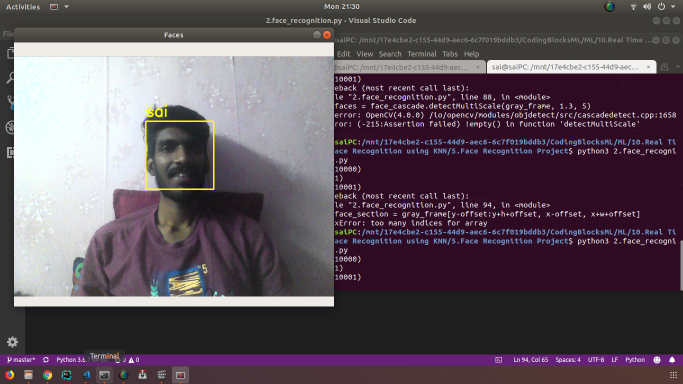
#> input picture 10.Real Time Face Recognition using KNN/5.Face Recognition Project/FaceRecognitionOut.png, 1366 x 768 px, given in place of the camera (shown at 1/2 size)
$ python 1.data_collect.py
#> lines starting #> are read from the running program, lines starting #| are printed output that depends on the picture; after the words box and inside, x2 and y2 are one past the last pixel; in counts of white or black regions, pixels touching at a corner belong together
# Write a Python Script that captures images from your webcam video stream
# Extracts all Faces from the image frame (using haarcascades)
# Stores the Face information into numpy arrays

# 1. Read and show video stream, capture images
# 2. Detect Faces and show bounding box (haarcascade)
# 3. Flatten the largest face image(gray scale) and save in a numpy array
# 4. Repeat the above for multiple people to generate training data

import cv2
import numpy as np

# Init camera
cap = cv2.VideoCapture(0)

# Face Detection
face_cascade = cv2.CascadeClassifier('../../Datasets/haarcascade_frontalface_alt.xml')

# Save every 10th image
skip = 0
face_data = []
dataset_path = "./data/"

file_name = input("Enter your name")
#> the answer given: FaceRecognitionOut.png

while True:
    ret, frame = cap.read()
#> frame is the input picture: shape (768, 1366, 3); mean B, G, R 90.3, 80.6, 93.3
    gray_frame = cv2.cvtColor(frame, cv2.COLOR_BGR2GRAY)
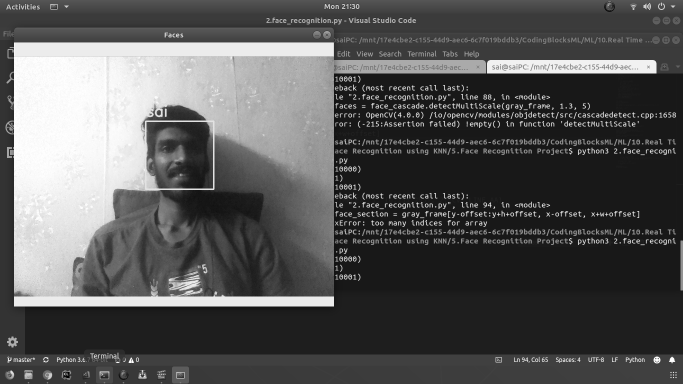
#> gray_frame: shape (768, 1366) (shown at 1/2 size); min 0, max 255, mean 85.6

    if ret==False:
        continue
    # faces = face_cascade.detectMultiScale(gray_frame, 1.3, 5)
    faces = face_cascade.detectMultiScale(frame, 1.3, 5)
#> faces = [[295, 248, 125, 125]]

    # Sort ascending using area (width * height)
    faces = sorted(faces, key=lambda face:face[2]*face[3])

    # Pick only the last face(max area)
    for (x,y,w,h) in faces[-1:]:
        cv2.rectangle(frame, (x,y), (x+w,y+h), (0,255,255), 2)

        skip += 1
        # Add face data once in 10 iterations
        if skip%10 != 0:
            continue

        # Add padding
        offset = 10
        # Using gray image to save space
        # y , x
        # face_section = gray_frame[y-offset:y+h+offset, x-offset:x+w+offset]
        # Training using color frame
        face_section = frame[y-offset:y+h+offset, x-offset:x+w+offset]
        # Resize in 100x100 grid
        face_section = cv2.resize(face_section,(100,100))

        face_data.append(face_section)
        print(len(face_data))
#> this loop made 1 pass
#> (x, y, w, h, skip) on pass 1: (295, 248, 125, 125, 1)
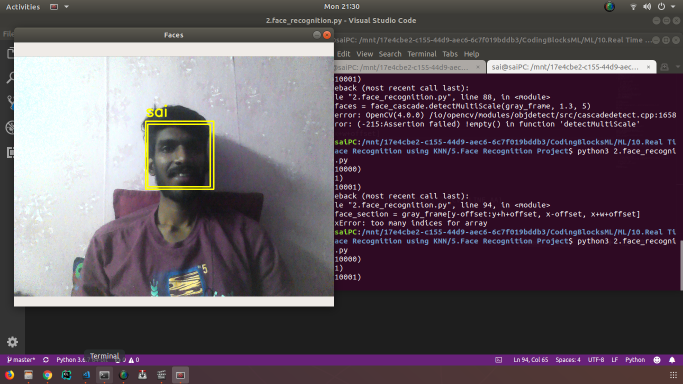
#> frame: shape (768, 1366, 3) (shown at 1/2 size); 0.14% of pixels changed, all inside (x1, y1, x2, y2) = (294, 247, 422, 375)
#> after the loop, face_data = []; skip = 1

    cv2.imshow("Frame", frame)

    if cv2.waitKey(1) & 0xFF == ord('q'):
#> (key q is pressed here)
        break

# Convert face list into numpy array
face_data = np.asarray(face_data)
#> face_data = empty array
print(face_data.shape)
#| (0,)
#> (the run stopped early here; a loop or call above may not have finished)
